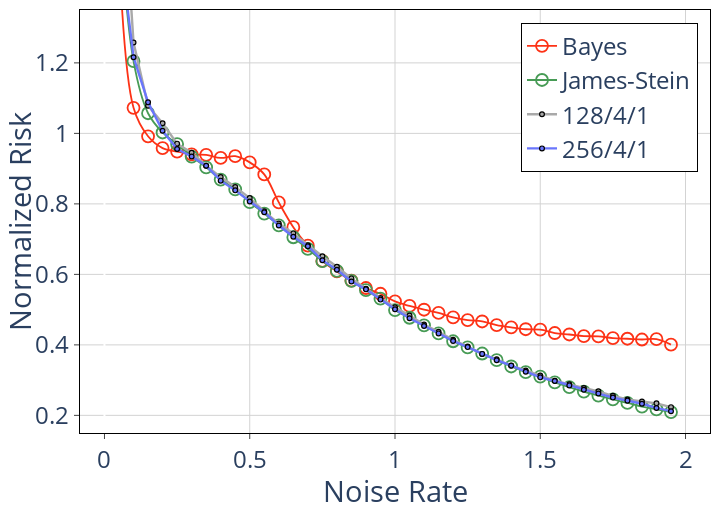

Notebook code cell kept with this figure:
### Code cell
dims = [128, 256]
layers = [4, 4]
heads = [1, 1]

timesteps = ["35000", "33500"]

curve_dirs = []
names = []
for index in range(len(dims)):
    curve_dirs.append(f"../models/variable_noise/250000_steps/bert_padded-sigma=0.2,0.8-mu=0-n_positions=1024-iters=250001-hid_dim={dims[index]}-layer={layers[index]}-head={heads[index]}-tokenizer=default-layer_norm=no_grad-loss=mean-prior=discrete-att_drop=0.0-hid_drop=0.0/test_curves_bert_padded-sigma=0.2,0.8-mu=0-n_positions=1024-iters=250001-hid_dim={dims[index]}-layer={layers[index]}-head={heads[index]}-tokenizer=default-layer_norm=no_grad-loss=mean-prior=discrete-att_drop=0.0-hid_drop=0.0.json")
    names.append(f"{dims[index]}/{layers[index]}/{heads[index]}")

fig = plot_timestep_curve(curve_dirs, names, timesteps, scale=1.2, plot_oracle=False)
fig.show()
fig.write_image("training_steps_third_result_js.pdf")
fig.write_image("training_steps_third_result_js.pdf")

### Figure 1 — Plotly figure (JSON) as saved in the notebook; plotly's stock layout.template omitted (floating-point values rounded to 4 significant figures)
{"data": [{"line": {"color": "#FD3216", "shape": "spline", "width": 1.8}, "marker": {"color": "rgba(255,0,0,0.0)", "line": {"color": "#FD3216", "width": 1.8}, "size": 12, "symbol": "circle"}, "mode": "markers+lines", "name": "Bayes", "type": "scatter", "x": [0.05, 0.1, 0.15, 0.2, 0.25, 0.3, 0.35, 0.4, 0.45, 0.5, 0.55, 0.6, 0.65, 0.7, 0.75, 0.8, 0.85, 0.9, 0.95, 1, 1.05, 1.1, 1.15, 1.2, 1.25, 1.3, 1.35, 1.4, 1.45, 1.5, 1.55, 1.6, 1.65, 1.7, 1.75, 1.8, 1.85, 1.9, 1.95], "y": [1.516, 1.073, 0.9917, 0.9583, 0.9484, 0.9404, 0.9392, 0.9303, 0.9353, 0.9178, 0.8835, 0.8041, 0.734, 0.6813, 0.638, 0.6083, 0.5821, 0.5613, 0.545, 0.5233, 0.5105, 0.4997, 0.4906, 0.478, 0.4703, 0.4664, 0.4561, 0.4498, 0.4444, 0.443, 0.4336, 0.4295, 0.425, 0.4241, 0.4192, 0.4174, 0.4152, 0.4162, 0.4007]}, {"line": {"color": "#479B55", "shape": "spline", "width": 1.8}, "marker": {"color": "rgba(0,255,0,0.0)", "line": {"color": "#479B55", "width": 1.8}, "size": 12, "symbol": "circle"}, "mode": "markers+lines", "name": "James-Stein", "type": "scatter", "x": [0.05, 0.1, 0.15, 0.2, 0.25, 0.3, 0.35, 0.4, 0.45, 0.5, 0.55, 0.6, 0.65, 0.7, 0.75, 0.8, 0.85, 0.9, 0.95, 1, 1.05, 1.1, 1.15, 1.2, 1.25, 1.3, 1.35, 1.4, 1.45, 1.5, 1.55, 1.6, 1.65, 1.7, 1.75, 1.8, 1.85, 1.9, 1.95], "y": [1.631, 1.205, 1.057, 1.003, 0.9696, 0.9343, 0.9037, 0.869, 0.841, 0.8051, 0.7724, 0.7391, 0.7053, 0.6721, 0.6376, 0.6102, 0.5818, 0.5552, 0.531, 0.4986, 0.4769, 0.4553, 0.4324, 0.4103, 0.3928, 0.3755, 0.3565, 0.3387, 0.3227, 0.3102, 0.2938, 0.2803, 0.2676, 0.2562, 0.2454, 0.2354, 0.2247, 0.2171, 0.2093]}, {"line": {"color": "darkgrey", "width": 2.4}, "marker": {"color": "darkgrey", "line": {"color": "black", "width": 1.2}, "size": 4.8, "symbol": "circle"}, "mode": "lines+markers", "name": "128/4/1", "type": "scatter", "x": [0.05, 0.1, 0.15, 0.2, 0.25, 0.3, 0.35, 0.4, 0.45, 0.5, 0.55, 0.6, 0.65, 0.7, 0.75, 0.8, 0.85, 0.9, 0.95, 1, 1.05, 1.1, 1.15, 1.2, 1.25, 1.3, 1.35, 1.4, 1.45, 1.5, 1.55, 1.6, 1.65, 1.7, 1.75, 1.8, 1.85, 1.9, 1.95], "y": [1.884, 1.258, 1.078, 1.029, 0.9709, 0.9452, 0.9083, 0.876, 0.8478, 0.8163, 0.7789, 0.7442, 0.7163, 0.6827, 0.6513, 0.6215, 0.5886, 0.5595, 0.5327, 0.5067, 0.4834, 0.4576, 0.4369, 0.4146, 0.3954, 0.3741, 0.3592, 0.3405, 0.3275, 0.3131, 0.2983, 0.2882, 0.2777, 0.2681, 0.2554, 0.2452, 0.2395, 0.2341, 0.2234]}, {"line": {"color": "#6A76FC", "width": 2.4}, "marker": {"color": "#6A76FC", "line": {"color": "black", "width": 1.2}, "size": 4.8, "symbol": "circle"}, "mode": "lines+markers", "name": "256/4/1", "type": "scatter", "x": [0.05, 0.1, 0.15, 0.2, 0.25, 0.3, 0.35, 0.4, 0.45, 0.5, 0.55, 0.6, 0.65, 0.7, 0.75, 0.8, 0.85, 0.9, 0.95, 1, 1.05, 1.1, 1.15, 1.2, 1.25, 1.3, 1.35, 1.4, 1.45, 1.5, 1.55, 1.6, 1.65, 1.7, 1.75, 1.8, 1.85, 1.9, 1.95], "y": [1.552, 1.216, 1.088, 1.007, 0.9558, 0.9344, 0.9083, 0.8659, 0.8383, 0.8067, 0.7764, 0.7386, 0.7069, 0.6799, 0.64, 0.6131, 0.5799, 0.5575, 0.5284, 0.501, 0.4755, 0.4535, 0.4325, 0.411, 0.3937, 0.3744, 0.3566, 0.3413, 0.3239, 0.3079, 0.2974, 0.2851, 0.2726, 0.2619, 0.2505, 0.2418, 0.233, 0.2211, 0.2119]}], "layout": {"font": {"size": 24}, "height": 510, "legend": {"bordercolor": "Black", "borderwidth": 1, "x": 0.7, "y": 0.97}, "margin": {"b": 0, "l": 0, "r": 10, "t": 10}, "plot_bgcolor": "white", "width": 720, "xaxis": {"gridcolor": "lightgrey", "linecolor": "black", "mirror": true, "showline": true, "ticks": "outside", "title": {"text": "Noise Rate"}}, "yaxis": {"gridcolor": "lightgrey", "linecolor": "black", "mirror": true, "range": [0.15, 1.35], "showline": true, "ticks": "outside", "title": {"text": "Normalized Risk"}}}}
